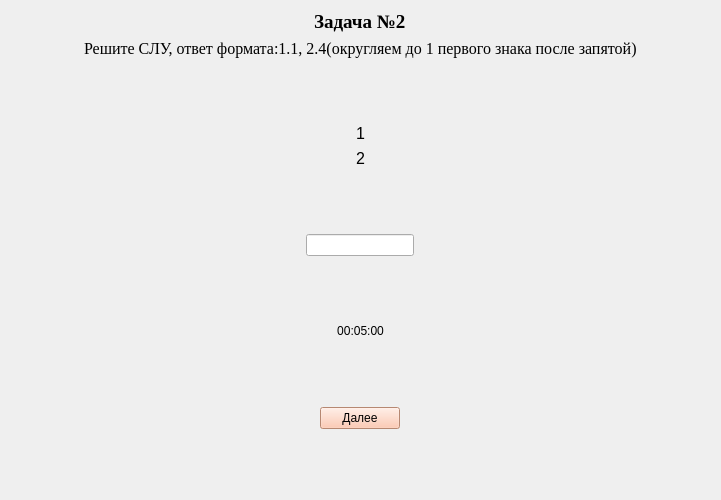
<?xml version="1.0" encoding="UTF-8"?>
<ui version="4.0">
 <class>TestSecondForm</class>
 <widget class="QWidget" name="TestSecondForm">
  <property name="geometry">
   <rect>
    <x>0</x>
    <y>0</y>
    <width>721</width>
    <height>500</height>
   </rect>
  </property>
  <property name="windowTitle">
   <string>TestSecond</string>
  </property>
  <layout class="QGridLayout" name="gridLayout">
   <item row="2" column="2">
    <spacer name="horizontalSpacer">
     <property name="orientation">
      <enum>Qt::Horizontal</enum>
     </property>
     <property name="sizeHint" stdset="0">
      <size>
       <width>40</width>
       <height>20</height>
      </size>
     </property>
    </spacer>
   </item>
   <item row="3" column="1">
    <spacer name="verticalSpacer_4">
     <property name="orientation">
      <enum>Qt::Vertical</enum>
     </property>
     <property name="sizeHint" stdset="0">
      <size>
       <width>20</width>
       <height>40</height>
      </size>
     </property>
    </spacer>
   </item>
   <item row="0" column="1">
    <layout class="QVBoxLayout" name="verticalLayout_2">
     <item alignment="Qt::AlignHCenter">
      <widget class="QLabel" name="label_5">
       <property name="font">
        <font>
         <family>Times New Roman</family>
        </font>
       </property>
       <property name="text">
        <string>&lt;html&gt;&lt;head/&gt;&lt;body&gt;&lt;p&gt;&lt;span style=&quot; font-size:14pt; font-weight:600;&quot;&gt;Задача №2&lt;/span&gt;&lt;/p&gt;&lt;/body&gt;&lt;/html&gt;</string>
       </property>
      </widget>
     </item>
     <item alignment="Qt::AlignHCenter">
      <widget class="QLabel" name="label_9">
       <property name="font">
        <font>
         <family>Times New Roman</family>
        </font>
       </property>
       <property name="text">
        <string>&lt;html&gt;&lt;head/&gt;&lt;body&gt;&lt;p&gt;&lt;span style=&quot; font-size:12pt;&quot;&gt;Решите СЛУ, ответ формата:1.1, 2.4(округляем до 1 первого знака после запятой)&lt;/span&gt;&lt;/p&gt;&lt;/body&gt;&lt;/html&gt;</string>
       </property>
      </widget>
     </item>
    </layout>
   </item>
   <item row="4" column="1">
    <layout class="QHBoxLayout" name="horizontalLayout_3">
     <item>
      <widget class="QLineEdit" name="AnswerTestSecondlineEdit">
       <property name="sizePolicy">
        <sizepolicy hsizetype="Fixed" vsizetype="Fixed">
         <horstretch>0</horstretch>
         <verstretch>0</verstretch>
        </sizepolicy>
       </property>
      </widget>
     </item>
    </layout>
   </item>
   <item row="2" column="1">
    <layout class="QVBoxLayout" name="verticalLayout">
     <item alignment="Qt::AlignHCenter">
      <widget class="QLabel" name="label_6">
       <property name="font">
        <font>
         <pointsize>12</pointsize>
        </font>
       </property>
       <property name="text">
        <string>&lt;html&gt;&lt;head/&gt;&lt;body&gt;&lt;p&gt;1&lt;/p&gt;&lt;/body&gt;&lt;/html&gt;</string>
       </property>
      </widget>
     </item>
     <item alignment="Qt::AlignHCenter|Qt::AlignVCenter">
      <widget class="QLabel" name="label_7">
       <property name="font">
        <font>
         <pointsize>12</pointsize>
        </font>
       </property>
       <property name="text">
        <string>&lt;html&gt;&lt;head/&gt;&lt;body&gt;&lt;p&gt;2&lt;/p&gt;&lt;/body&gt;&lt;/html&gt;</string>
       </property>
      </widget>
     </item>
    </layout>
   </item>
   <item row="6" column="1">
    <layout class="QHBoxLayout" name="horizontalLayout_2">
     <item>
      <widget class="QLabel" name="label">
       <property name="sizePolicy">
        <sizepolicy hsizetype="Fixed" vsizetype="Fixed">
         <horstretch>0</horstretch>
         <verstretch>0</verstretch>
        </sizepolicy>
       </property>
       <property name="text">
        <string>&lt;html&gt;&lt;head/&gt;&lt;body&gt;&lt;p align=&quot;center&quot;&gt;00:05:00&lt;/p&gt;&lt;/body&gt;&lt;/html&gt;</string>
       </property>
      </widget>
     </item>
    </layout>
   </item>
   <item row="9" column="1">
    <spacer name="verticalSpacer">
     <property name="orientation">
      <enum>Qt::Vertical</enum>
     </property>
     <property name="sizeHint" stdset="0">
      <size>
       <width>20</width>
       <height>40</height>
      </size>
     </property>
    </spacer>
   </item>
   <item row="8" column="1">
    <layout class="QHBoxLayout" name="horizontalLayout">
     <item>
      <widget class="QPushButton" name="pushButton">
       <property name="sizePolicy">
        <sizepolicy hsizetype="Fixed" vsizetype="Fixed">
         <horstretch>0</horstretch>
         <verstretch>0</verstretch>
        </sizepolicy>
       </property>
       <property name="styleSheet">
        <string notr="true">background-color: rgb(255, 190, 160);</string>
       </property>
       <property name="text">
        <string>Далее</string>
       </property>
      </widget>
     </item>
    </layout>
   </item>
   <item row="1" column="1">
    <spacer name="verticalSpacer_5">
     <property name="orientation">
      <enum>Qt::Vertical</enum>
     </property>
     <property name="sizeHint" stdset="0">
      <size>
       <width>20</width>
       <height>40</height>
      </size>
     </property>
    </spacer>
   </item>
   <item row="7" column="1">
    <spacer name="verticalSpacer_2">
     <property name="orientation">
      <enum>Qt::Vertical</enum>
     </property>
     <property name="sizeHint" stdset="0">
      <size>
       <width>20</width>
       <height>40</height>
      </size>
     </property>
    </spacer>
   </item>
   <item row="5" column="1">
    <spacer name="verticalSpacer_3">
     <property name="orientation">
      <enum>Qt::Vertical</enum>
     </property>
     <property name="sizeHint" stdset="0">
      <size>
       <width>20</width>
       <height>40</height>
      </size>
     </property>
    </spacer>
   </item>
   <item row="2" column="0">
    <spacer name="horizontalSpacer_2">
     <property name="orientation">
      <enum>Qt::Horizontal</enum>
     </property>
     <property name="sizeHint" stdset="0">
      <size>
       <width>40</width>
       <height>20</height>
      </size>
     </property>
    </spacer>
   </item>
   <item row="0" column="0">
    <spacer name="horizontalSpacer_3">
     <property name="orientation">
      <enum>Qt::Horizontal</enum>
     </property>
     <property name="sizeHint" stdset="0">
      <size>
       <width>40</width>
       <height>20</height>
      </size>
     </property>
    </spacer>
   </item>
   <item row="0" column="2">
    <spacer name="horizontalSpacer_4">
     <property name="orientation">
      <enum>Qt::Horizontal</enum>
     </property>
     <property name="sizeHint" stdset="0">
      <size>
       <width>40</width>
       <height>20</height>
      </size>
     </property>
    </spacer>
   </item>
   <item row="4" column="0">
    <spacer name="horizontalSpacer_5">
     <property name="orientation">
      <enum>Qt::Horizontal</enum>
     </property>
     <property name="sizeHint" stdset="0">
      <size>
       <width>40</width>
       <height>20</height>
      </size>
     </property>
    </spacer>
   </item>
   <item row="4" column="2">
    <spacer name="horizontalSpacer_6">
     <property name="orientation">
      <enum>Qt::Horizontal</enum>
     </property>
     <property name="sizeHint" stdset="0">
      <size>
       <width>40</width>
       <height>20</height>
      </size>
     </property>
    </spacer>
   </item>
   <item row="6" column="0">
    <spacer name="horizontalSpacer_7">
     <property name="orientation">
      <enum>Qt::Horizontal</enum>
     </property>
     <property name="sizeHint" stdset="0">
      <size>
       <width>40</width>
       <height>20</height>
      </size>
     </property>
    </spacer>
   </item>
   <item row="6" column="2">
    <spacer name="horizontalSpacer_8">
     <property name="orientation">
      <enum>Qt::Horizontal</enum>
     </property>
     <property name="sizeHint" stdset="0">
      <size>
       <width>40</width>
       <height>20</height>
      </size>
     </property>
    </spacer>
   </item>
   <item row="8" column="0">
    <spacer name="horizontalSpacer_9">
     <property name="orientation">
      <enum>Qt::Horizontal</enum>
     </property>
     <property name="sizeHint" stdset="0">
      <size>
       <width>40</width>
       <height>20</height>
      </size>
     </property>
    </spacer>
   </item>
   <item row="8" column="2">
    <spacer name="horizontalSpacer_10">
     <property name="orientation">
      <enum>Qt::Horizontal</enum>
     </property>
     <property name="sizeHint" stdset="0">
      <size>
       <width>40</width>
       <height>20</height>
      </size>
     </property>
    </spacer>
   </item>
  </layout>
 </widget>
 <resources/>
 <connections/>
</ui>
